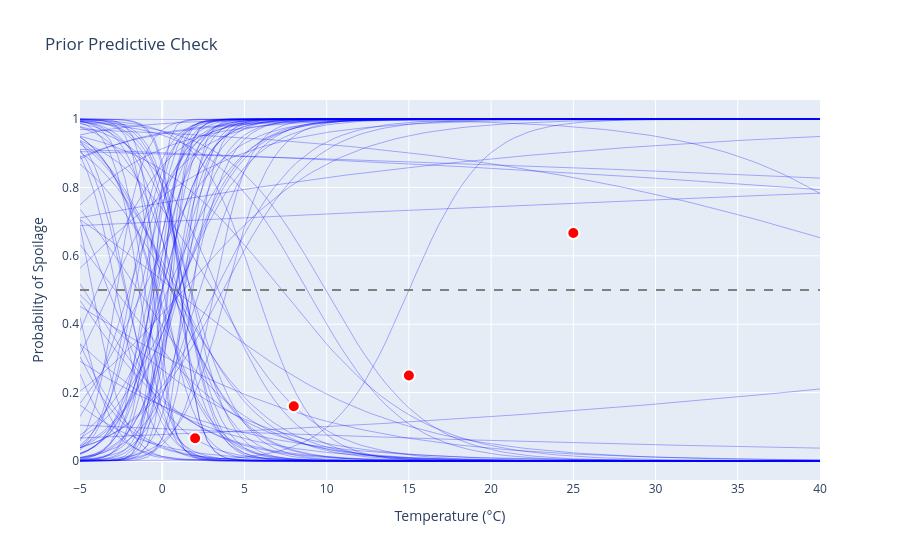

This figure's notebook cell:
### Code cell
n_sims = 100
temp_range = np.linspace(-5, 40, 100) 

fig = go.Figure()

for i in range(n_sims):
    a_sample = np.random.normal(0, 2)
    b_sample = np.random.normal(0, 1)
    
    p_sim = sigmoid(a_sample + b_sample * temp_range)
    
    fig.add_trace(go.Scatter(
        x=temp_range, 
        y=p_sim,
        mode='lines',
        line=dict(color='blue', width=1),
        opacity=0.3,
        hovertemplate = (
            f"α: {a_sample:.2f}<br>" +
            f"β: {b_sample:.2f}<br>" +
            "Temp: %{x:.1f}°C<br>" +
            "Prob: %{y:.2%}")))

fig.add_hline(y=0.5, line_dash="dash", line_color="gray")

# Layout
fig.update_layout(
    title="Prior Predictive Check",
    xaxis_title="Temperature (°C)",
    yaxis_title="Probability of Spoilage",
    showlegend=False,
)

fig.add_trace(go.Scatter(
    x=x, 
    y=real_proportion,
    mode='markers',
    marker=dict(color='red', size=12, line=dict(width=2, color='white')),
    name='Observed Data',
    hovertemplate=  "Observed: %{y:.2%}<br>" + 
                    "Temp: %{x}°C<br>" + 
                    "y: %{y:.2%}"


))

fig.show()
